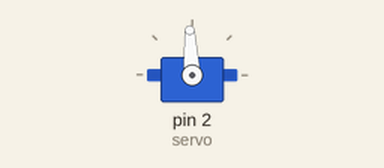
Recording of a sketch running on a simulated Arduino Uno, built with avr-gcc and run on an emulated ATmega328P. Shown: servo.

Above: at 0.05 s.
At 1.3 s:
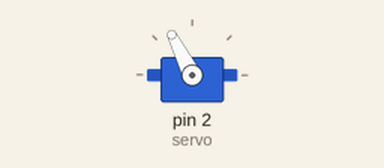
At 2.2 s:
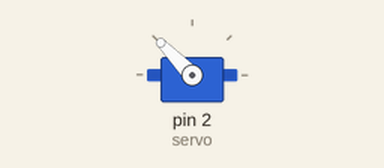
At 4.4 s:
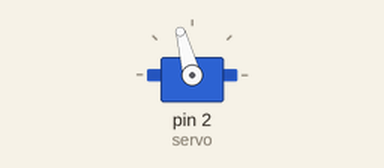
Timing chart, 0 to 6.5 s (numbered marks = the images above):
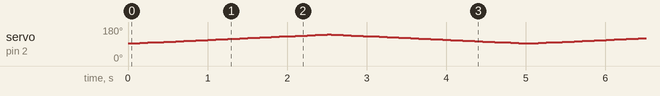

The sketch:

ard1.ino
```cpp
#include <Servo.h>

Servo servo;
int turn;
int ind;

void setup() {
  // put your setup code here, to run once:
  servo.attach(2);
  servo.writeMicroseconds(1500);
  turn = 1500;
  ind = 1;
}

void loop() {
  // put your main code here, to run repeatedly:
  servo.writeMicroseconds(turn);
  update();
  delay(50);
}

void update(){
  turn += ind * 10;
  if (turn >= 2000){
    ind = -1;
    turn = 2000;
  }else if (turn <= 1500){
    ind = 1;
    turn = 1500;
  }
}
```
